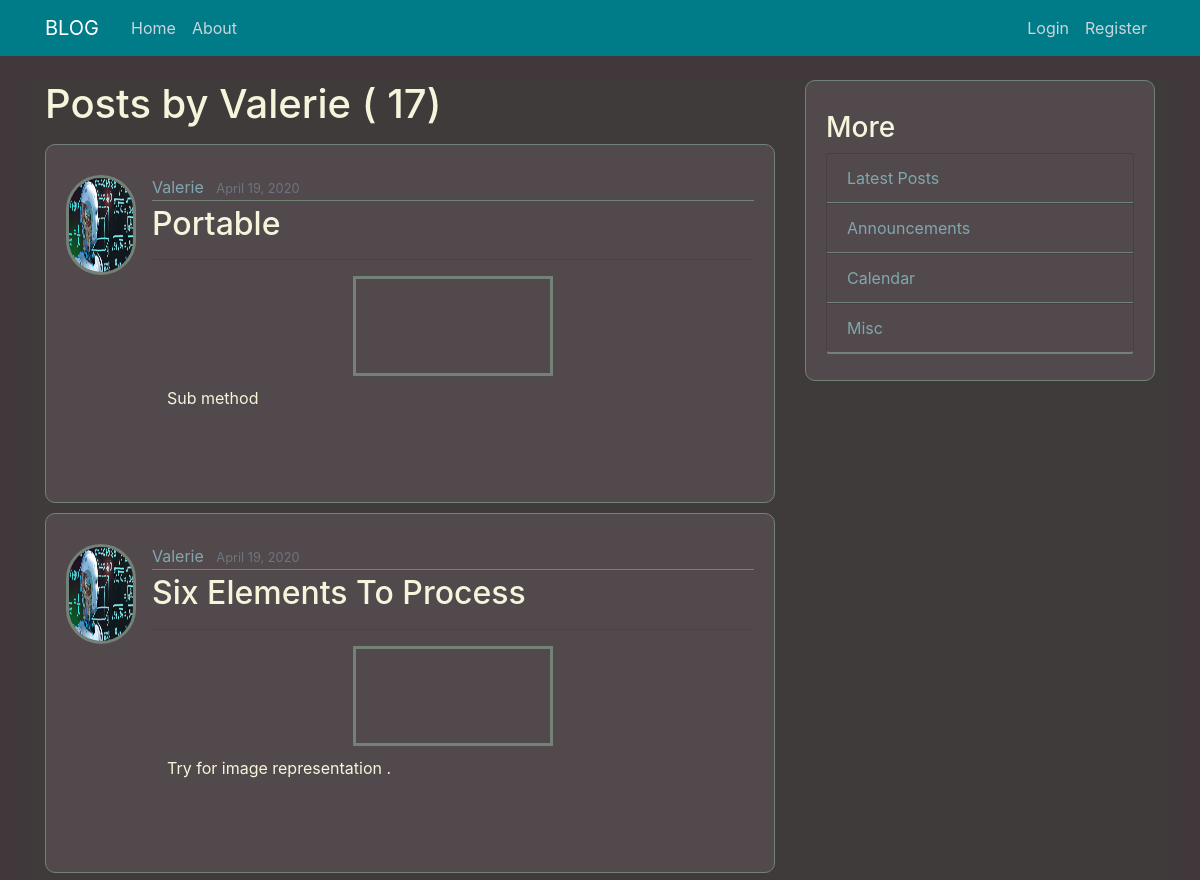
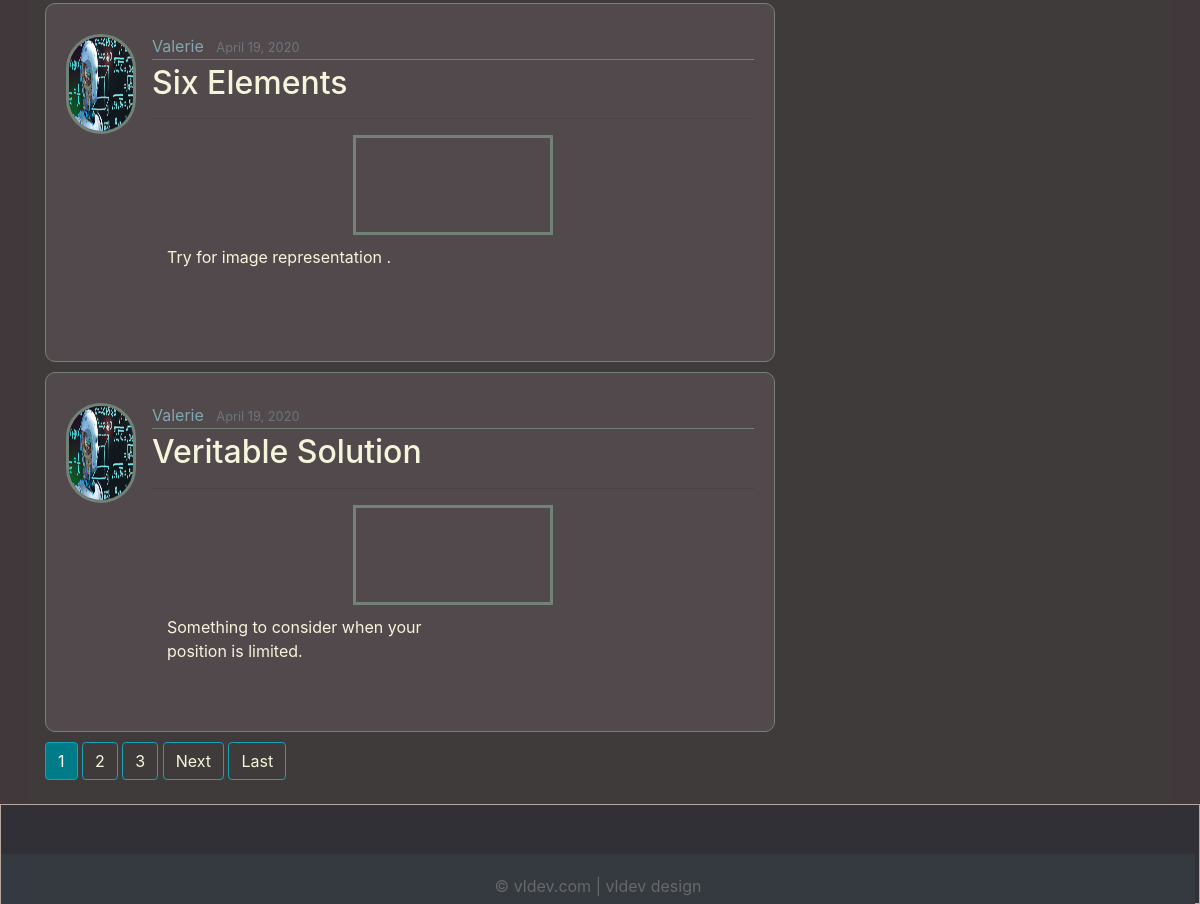
Screenshot of /user/Valerie with the database file from the repository (2 pictures, top to bottom).
### postApp/models.py (models this page shows, shortened)
class Post(models.Model):
	title = models.CharField(max_length=100)
	content = models.TextField()
	date_posted = models.DateTimeField(default=timezone.now)
	author = models.ForeignKey(User, on_delete=models.CASCADE)
	clip = models.FileField(upload_to='user_video/', null=True) # upload video

### users/models.py (models this page shows, shortened)
class Profile(models.Model):
	user = models.OneToOneField(User, on_delete=models.CASCADE)
	image = models.FileField(default='default.jpg', upload_to='profile_pics')

### postApp/views.py (the view)
# urls.py: path('user/<str:username>', UserPostListView.as_view(), name='user-posts'),
class UserPostListView(ListView):
	model = Post
	template_name = 'postApp/user_posts.html' # <app>/<model>_<viewtype>.html
	context_object_name = 'posts'
	paginate_by = 4
	def get_queryset(self):
		user = get_object_or_404(User, username=self.kwargs.get('username'))
		return Post.objects.filter(author=user).order_by('-date_posted')

### postApp/templates/postApp/user_posts.html (shortened to what this page needs)
{% extends 'postApp/base.html' %}
{% load crispy_forms_tags %}
{% block content %}
	<h1 class="mb-3">Posts by {{ view.kwargs.username }} ( {{ page_obj.paginator.count }})</h1>
	{% for post in posts %}
		<article class="media content-section">
			 <img class="rounded-circle article-img" src="{{ post.author.profile.image.url }}">
		  <div class="media-body">
		    <div class="article-metadata">
		      <a class="mr-2" href="{% url 'user-posts' post.author.username %}">{{ post.author }}</a>
		      <small class="text-muted">{{ post.date_posted | date:"F d, Y"}}</small>
		    </div>
					<div>
		             <h2><a class="article-title" href="{% url 'post-detail' post.id %}">{{ post.title }}</a></h2>
		            </div>
						<hr>
		              <div class="article-img col-4 offset-4">
					  </div>
		            <div>
		             <p class="article-content col-md-6">{{ post.content }}</p>
					</div>
		  </div>
		</article>
	{% endfor %}
	{% if is_paginated %}
		{% for num in page_obj.paginator.page_range %}
			{% if page_obj.number == num %}
				<a class="btn btn-info mb-4" href="?page={{ num }}">{{ num }}</a>
			{% elif num > page_obj.number|add:'-3' and num < page_obj.number|add:'3' %}
				<a class="btn btn-outline-info mb-4" href="?page={{ num }}">{{ num }}</a>
			{% endif %}
		{% endfor %}
		{% if page_obj.has_next %}
			<a class="btn btn-outline-info mb-4" href="?page={{ page_obj.next_page_number }}">Next</a>
			<a class="btn btn-outline-info mb-4" href="?page={{ page_obj.paginator.num_pages }}">Last</a>
		{% endif %}
	{% endif %}
{% endblock content %}

### postApp/templates/postApp/base.html (shortened to what this page needs)
{% load static %}
<!DOCTYPE html>
<html lang="en">
<head>
    <link rel="stylesheet" href="https://maxcdn.bootstrapcdn.com/bootstrap/4.0.0/css/bootstrap.min.css">
	<link rel="stylesheet" href="{% static 'postApp/main.css' %}">
</head>
<body link="green">
	<header class="site-header">
	  <nav class="navbar navbar-expand-md navbar-dark bg-steel fixed-top">
	    <div class="container">
	      <a class="navbar-brand mr-4" href=" {% url 'post1-home' %}">BLOG</a>
	      <div class="collapse navbar-collapse" id="navbarToggle">
	        <div class="navbar-nav mr-auto">
	          <a class="nav-item nav-link" href="{% url 'post1-home' %}">Home</a>
	          <a class="nav-item nav-link" href="{% url 'post-about' %}">About</a>
	       </div>
	        <div class="navbar-nav">
	          {% if user.is_authenticated %}
	            <a class="nav-item nav-link" href="{% url 'post-create' %}">New Post</a>
	            <a class="nav-item nav-link" href="{% url 'profile' %}">Profile</a>
			    <a class="nav-item nav-link" href="{% url 'logout' %}">Logout</a>
			  {% else %}
	            <a class="nav-item nav-link" href="{% url 'login' %}">Login</a>
	            <a class="nav-item nav-link" href="{% url 'register' %}">Register</a>
	          {% endif %}
	        </div>
	      </div>
	    </div>
	  </nav>
	</header>
	<main role="main" class="container">
	  <div class="row">
	    <div class="col-md-8">
	      {% block content %}{% endblock %}
	    </div>
	    <div class="col-md-4">
	      <div class="content-section">
	        <h3>More</h3>
	          <ul class="list-group">
	          	<li class="list-group-item list-group-item-light"><a href="#" style="text-decoration:none" class="cool-link">Latest Posts</a></li>
	            <li class="list-group-item list-group-item-light"><a href="#" style="text-decoration:none" class="cool-link">Announcements</a></li>
	            <li class="list-group-item list-group-item-light"><a href="#" style="text-decoration:none" class="cool-link">Calendar</a></li>
	            <li class="list-group-item list-group-item-light"><a href="#" style="text-decoration:none" class="cool-link">Misc</a></li>
	          </ul>
	      </div>
	    </div>
	  </div>
	</main>
	<div class="footer">
        <div class="footer-bottom">
		  &copy; vldev.com | vldev design
	    </div>
	</div>
</body>
</html>

### postApp/static/postApp/main.css (style rules this page uses)
a { color: #D7B470; text-decoration: none; background-color: transparent; }
body { color: #403B3B; margin-top: 5rem; background: #40383B; }
h1, h2, h3, h4, h5, h6 { color: beige; }
ul { margin: 0; }
.bg-steel { background-color: #007C89; }
.site-header .navbar-nav .nav-link { color: #cbd5db; }
.content-section { color: white; background: #52494c; padding: 10px 20px; border: 1px solid #738276; border-radius: 10px; margin-bottom: 10px; padding-top: 30px; }
.rounded-circle { border-radius: 150px !important; max-width:70px; }
.article-title { color: beige; }
.article-content { color : beige; white-space: pre-line; padding-top: 10px; padding-bottom: 80px; height: 100px; width: 300px; }
.article-img { height: 100px; width: 200px; margin-right: 16px; border: 3px solid #738276; }
.article-metadata { padding-bottom: 1px; margin-bottom: 4px; border-bottom: 1px solid #738276; }
main.container { background: #403B3B; min-height: calc(100vh - 56px - 100px); }
.list-group { background: #52494c; color: white; }
.list-group-item { background: #52494c; color: white; border-bottom: 2px solid #738276; }
header.site-header { background: black; }
.mr-2 { color: rgb(128 167 175); }
.cool-link { color: rgb(128 167 175); }
.btn-info { background-color: #007C89; }
a.btn.btn-outline-info.mb-4 { color: beige; }
.footer { background: #303036; color: #d3d3d3; height: 100px; position: relative; }
.footer .footer-bottom { background: #343a40; color: #686868; height: 50px; text-align: center; width: 99.5%; position: absolute; bottom: 0px; left: 1px; padding-top: 20px; }

### rows the page displays
Post: author.profile.image (picture), author "Valerie", date_posted "April 19, 2020", title "Portable", content "Sub method"
Post: author.profile.image (picture), author "Valerie", date_posted "April 19, 2020", title "Six Elements To Process", content "Try for image representation ."
Post: author.profile.image (picture), author "Valerie", date_posted "April 19, 2020", title "Six Elements", content "Try for image representation ."
Post: author.profile.image (picture), author "Valerie", date_posted "April 19, 2020", title "Veritable Solution", content "Something to consider when your position is limited."

### other values shown
{{ view.kwargs.username }} "Valerie"
{{ page_obj.paginator.count }} "17"
{{ num }} "1"
{{ num }} "2" "3"
